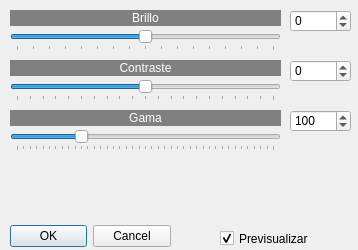
<?xml version="1.0" encoding="UTF-8"?>
<ui version="4.0">
 <class>brillocontraste</class>
 <widget class="QDialog" name="brillocontraste">
  <property name="windowModality">
   <enum>Qt::NonModal</enum>
  </property>
  <property name="geometry">
   <rect>
    <x>0</x>
    <y>0</y>
    <width>358</width>
    <height>250</height>
   </rect>
  </property>
  <property name="sizePolicy">
   <sizepolicy hsizetype="Fixed" vsizetype="Fixed">
    <horstretch>0</horstretch>
    <verstretch>0</verstretch>
   </sizepolicy>
  </property>
  <property name="minimumSize">
   <size>
    <width>358</width>
    <height>250</height>
   </size>
  </property>
  <property name="maximumSize">
   <size>
    <width>358</width>
    <height>250</height>
   </size>
  </property>
  <property name="windowTitle">
   <string>Brillo/contraste...</string>
  </property>
  <property name="windowIcon">
   <iconset resource="recursos.qrc">
    <normaloff>:/imagenes/icono.png</normaloff>:/imagenes/icono.png</iconset>
  </property>
  <widget class="QDialogButtonBox" name="buttonBox">
   <property name="geometry">
    <rect>
     <x>10</x>
     <y>220</y>
     <width>161</width>
     <height>32</height>
    </rect>
   </property>
   <property name="orientation">
    <enum>Qt::Horizontal</enum>
   </property>
   <property name="standardButtons">
    <set>QDialogButtonBox::Cancel|QDialogButtonBox::Ok</set>
   </property>
  </widget>
  <widget class="QSlider" name="horizontalSlider">
   <property name="geometry">
    <rect>
     <x>10</x>
     <y>30</y>
     <width>271</width>
     <height>21</height>
    </rect>
   </property>
   <property name="minimum">
    <number>-256</number>
   </property>
   <property name="maximum">
    <number>256</number>
   </property>
   <property name="pageStep">
    <number>16</number>
   </property>
   <property name="orientation">
    <enum>Qt::Horizontal</enum>
   </property>
   <property name="tickPosition">
    <enum>QSlider::TicksBelow</enum>
   </property>
   <property name="tickInterval">
    <number>32</number>
   </property>
  </widget>
  <widget class="QLabel" name="label">
   <property name="geometry">
    <rect>
     <x>10</x>
     <y>10</y>
     <width>271</width>
     <height>16</height>
    </rect>
   </property>
   <property name="styleSheet">
    <string notr="true">background-color: rgb(128, 128, 128);
color: rgb(255, 255, 255);</string>
   </property>
   <property name="text">
    <string>Brillo</string>
   </property>
   <property name="alignment">
    <set>Qt::AlignCenter</set>
   </property>
  </widget>
  <widget class="QSpinBox" name="spinBox">
   <property name="geometry">
    <rect>
     <x>290</x>
     <y>10</y>
     <width>61</width>
     <height>22</height>
    </rect>
   </property>
   <property name="minimum">
    <number>-256</number>
   </property>
   <property name="maximum">
    <number>256</number>
   </property>
  </widget>
  <widget class="QSpinBox" name="spinBox_2">
   <property name="geometry">
    <rect>
     <x>290</x>
     <y>60</y>
     <width>61</width>
     <height>22</height>
    </rect>
   </property>
   <property name="minimum">
    <number>-100</number>
   </property>
   <property name="maximum">
    <number>100</number>
   </property>
  </widget>
  <widget class="QSlider" name="horizontalSlider_2">
   <property name="geometry">
    <rect>
     <x>10</x>
     <y>80</y>
     <width>271</width>
     <height>21</height>
    </rect>
   </property>
   <property name="minimum">
    <number>-100</number>
   </property>
   <property name="maximum">
    <number>100</number>
   </property>
   <property name="orientation">
    <enum>Qt::Horizontal</enum>
   </property>
   <property name="tickPosition">
    <enum>QSlider::TicksBelow</enum>
   </property>
   <property name="tickInterval">
    <number>10</number>
   </property>
  </widget>
  <widget class="QLabel" name="label_2">
   <property name="geometry">
    <rect>
     <x>10</x>
     <y>60</y>
     <width>271</width>
     <height>16</height>
    </rect>
   </property>
   <property name="styleSheet">
    <string notr="true">background-color: rgb(128, 128, 128);
color: rgb(255, 255, 255);</string>
   </property>
   <property name="text">
    <string>Contraste</string>
   </property>
   <property name="alignment">
    <set>Qt::AlignCenter</set>
   </property>
  </widget>
  <widget class="QCheckBox" name="checkBox">
   <property name="geometry">
    <rect>
     <x>220</x>
     <y>230</y>
     <width>101</width>
     <height>17</height>
    </rect>
   </property>
   <property name="text">
    <string>Previsualizar</string>
   </property>
   <property name="checked">
    <bool>true</bool>
   </property>
  </widget>
  <widget class="QLabel" name="label_3">
   <property name="geometry">
    <rect>
     <x>10</x>
     <y>110</y>
     <width>271</width>
     <height>16</height>
    </rect>
   </property>
   <property name="styleSheet">
    <string notr="true">background-color: rgb(128, 128, 128);
color: rgb(255, 255, 255);</string>
   </property>
   <property name="text">
    <string>Gama</string>
   </property>
   <property name="alignment">
    <set>Qt::AlignCenter</set>
   </property>
  </widget>
  <widget class="QSpinBox" name="spinBox_3">
   <property name="geometry">
    <rect>
     <x>290</x>
     <y>110</y>
     <width>61</width>
     <height>22</height>
    </rect>
   </property>
   <property name="minimum">
    <number>0</number>
   </property>
   <property name="maximum">
    <number>400</number>
   </property>
   <property name="value">
    <number>100</number>
   </property>
  </widget>
  <widget class="QSlider" name="horizontalSlider_3">
   <property name="geometry">
    <rect>
     <x>10</x>
     <y>130</y>
     <width>271</width>
     <height>21</height>
    </rect>
   </property>
   <property name="minimum">
    <number>0</number>
   </property>
   <property name="maximum">
    <number>400</number>
   </property>
   <property name="value">
    <number>100</number>
   </property>
   <property name="orientation">
    <enum>Qt::Horizontal</enum>
   </property>
   <property name="tickPosition">
    <enum>QSlider::TicksBelow</enum>
   </property>
   <property name="tickInterval">
    <number>10</number>
   </property>
  </widget>
 </widget>
 <resources>
  <include location="recursos.qrc"/>
 </resources>
 <connections>
  <connection>
   <sender>buttonBox</sender>
   <signal>accepted()</signal>
   <receiver>brillocontraste</receiver>
   <slot>accept()</slot>
   <hints>
    <hint type="sourcelabel">
     <x>248</x>
     <y>254</y>
    </hint>
    <hint type="destinationlabel">
     <x>157</x>
     <y>274</y>
    </hint>
   </hints>
  </connection>
  <connection>
   <sender>buttonBox</sender>
   <signal>rejected()</signal>
   <receiver>brillocontraste</receiver>
   <slot>reject()</slot>
   <hints>
    <hint type="sourcelabel">
     <x>316</x>
     <y>260</y>
    </hint>
    <hint type="destinationlabel">
     <x>286</x>
     <y>274</y>
    </hint>
   </hints>
  </connection>
 </connections>
</ui>
